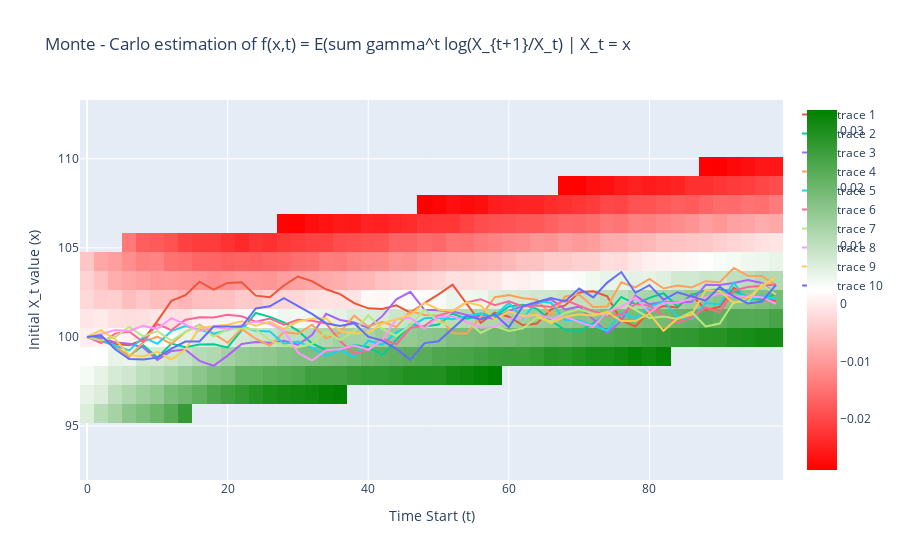

Notebook source saved alongside this figure:
### Markdown cell above
# Expectation of discounted returns for OU process

### Code cell
mu_func = lambda t: 100 + min(t,150)*0.05
kappa_func = lambda t: min(t/5,5)/20 # 10 days mean reversion time
sigma_func = lambda t: 0.5 # 20% volatility 

prediction = v_true.Prediction(mu_func, kappa_func, sigma_func)

t_range = np.arange(0, 100, 2)  # Example time range
gamma = 0.8

num_paths = 100

# Generate the heatmap values and plot
x_range, t_range, f_heatmap_values = prediction.generate_f_heatmap(t_range, gamma, num_paths)
prediction.plot_heatmap(x_range, t_range, f_heatmap_values)
